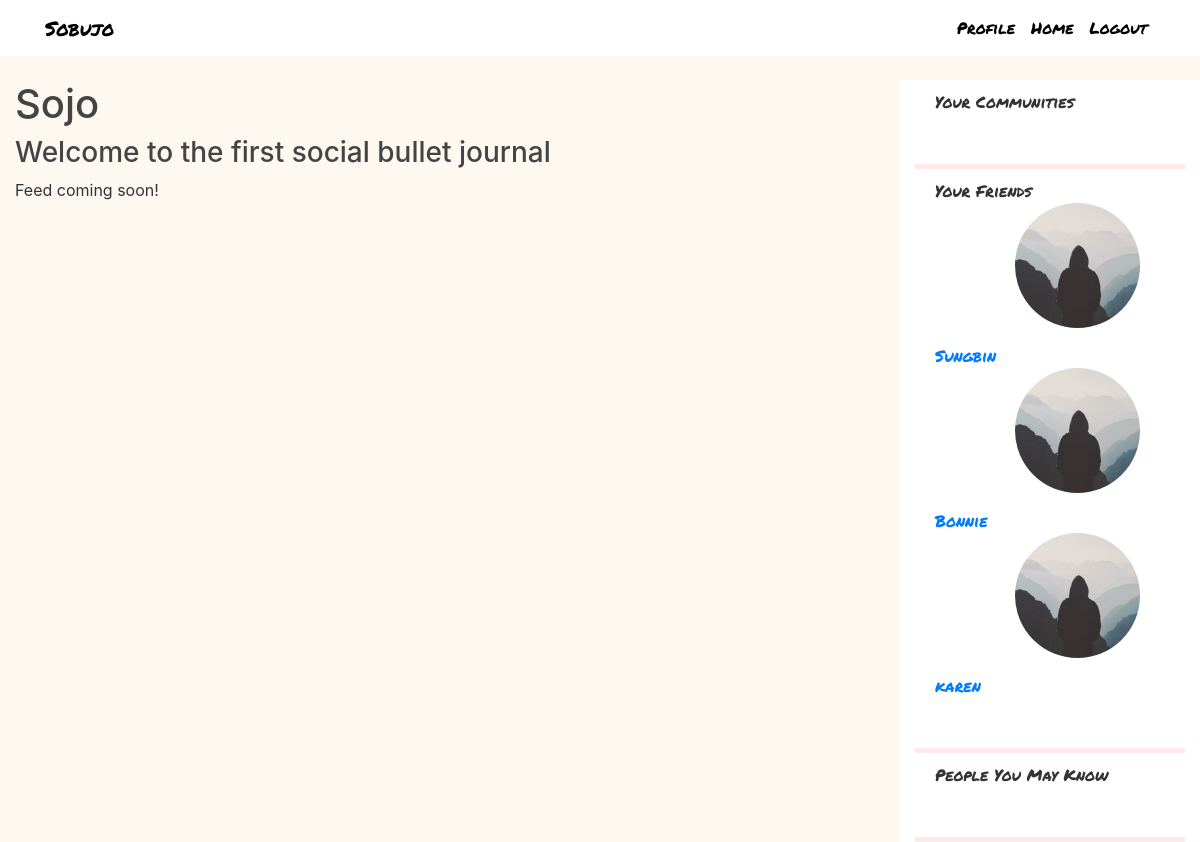
Page /about (signed in) on the earlier database version.
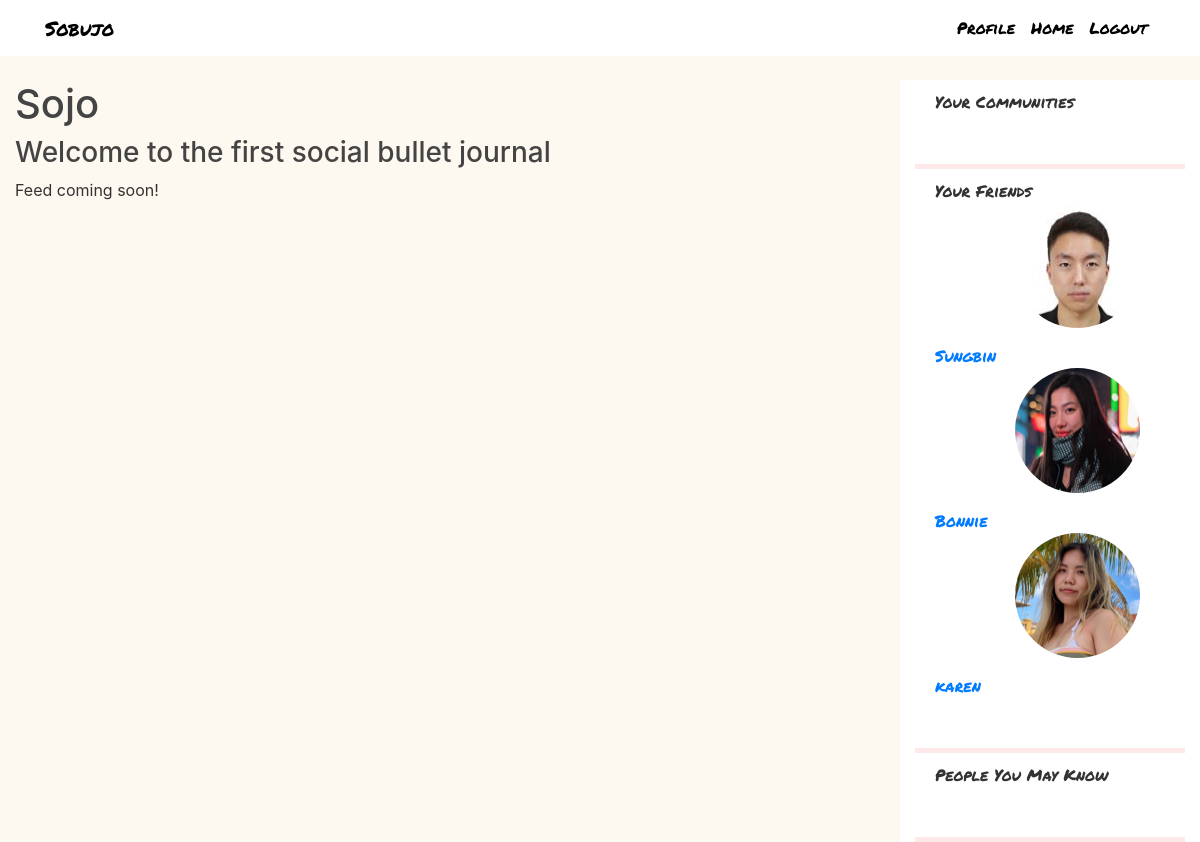
Same page on the later database version.
### flaskblog/models.py (models this page shows, shortened)
class User(db.Model, UserMixin):
    id = db.Column(db.Integer, primary_key=True)
    username = db.Column(db.String(20), unique=True, nullable=False)
    email = db.Column(db.String(120), unique=True, nullable=False)
    image_file = db.Column(db.String(20), nullable=False, default='default.jpg')
    password = db.Column(db.String(60), nullable=False)
    pages = db.relationship("Page", backref="user")
    friends = db.relationship("User", secondary=friendship,
                           primaryjoin=id==friendship.c.friend_a_id,
                           secondaryjoin=id==friendship.c.friend_b_id)
    community = db.relationship("Community", secondary=membership, backref="members")
    comments = db.relationship("Comment", backref="author") # received

### flaskblog/routes.py (the view)
@app.route("/about")
def about():
    return render_template('about.html', title='About')

### flaskblog/models.py (called while the page is built)
@login_manager.user_loader
def load_user(user_id):
    return User.query.get(int(user_id))

### flaskblog/templates/about.html
{% extends "layout.html" %}
{% block content %}
    <h1>Sojo</h1>
    <h3>Welcome to the first social bullet journal</h3>
    <p>Feed coming soon!</p>
{% endblock content %}

### flaskblog/templates/layout.html (shortened to what this page needs)
<!DOCTYPE html>
<html>
<head>
    <link rel="stylesheet" href="https://maxcdn.bootstrapcdn.com/bootstrap/4.0.0/css/bootstrap.min.css">
    <link rel="stylesheet" type="text/css" href="{{ url_for('static', filename='main.css') }}">
</head>
<body>
    <header class="site-header">
      <nav class="navbar navbar-expand-md navbar-dark bg-steel fixed-top">
        <div class="container">
          <a class="title-style mr-4" href="/">Sobujo</a>
          <div class="collapse navbar-collapse" id="navbarToggle">
            <div class="navbar-nav">
              {% if current_user.is_authenticated %}
                <a class="nav-item nav-link" href="{{ url_for('journal') }}">Profile</a>
                <a class="nav-item nav-link" href="{{ url_for('home') }}">Home</a>
                <a class="nav-item nav-link" href="{{ url_for('logout') }}">Logout</a>
              {% else %}
                <a class="nav-item nav-link" href="{{ url_for('login') }}">Login</a>
                <a class="nav-item nav-link" href="{{ url_for('register') }}">Register</a>
              {% endif %}
            </div>
          </div>
        </div>
      </nav>
    </header>
    <main role="main" class="container-fluid">
      <div class="row">
        <div class="col-md-9">
          {% block content %}{% endblock %}
        </div>
        {% if current_user.is_authenticated %}
          <div class="col-md-3 bg-steel">
            <div class="sidebar-section">
              Your Communities
            </div>
            <div class="pink-divider"></div>
            <div class="sidebar-section">
              Your Friends
              {% for friend in current_user.friends %}
                <img class="rounded-circle account-img" src="/static/profile_pics/{{ friend.image_file }}">
                <a href="{{ url_for('spectate', user_id=friend.id) }}"> {{ friend.username }} </a>
                {% endfor %}
            </div>
            <div class="pink-divider"></div>
            <div class="sidebar-section">
              People You May Know
            </div>
            <div class="pink-divider"></div>
          </div>
        {% endif %}
      </div>
    </main>
</body>
</html>

Differences in the rows shown:
changed User "Sungbin": image_file: picture added in place of a placeholder
changed User "Bonnie": image_file: picture added in place of a placeholder
changed User "karen": image_file: picture added in place of a placeholder
